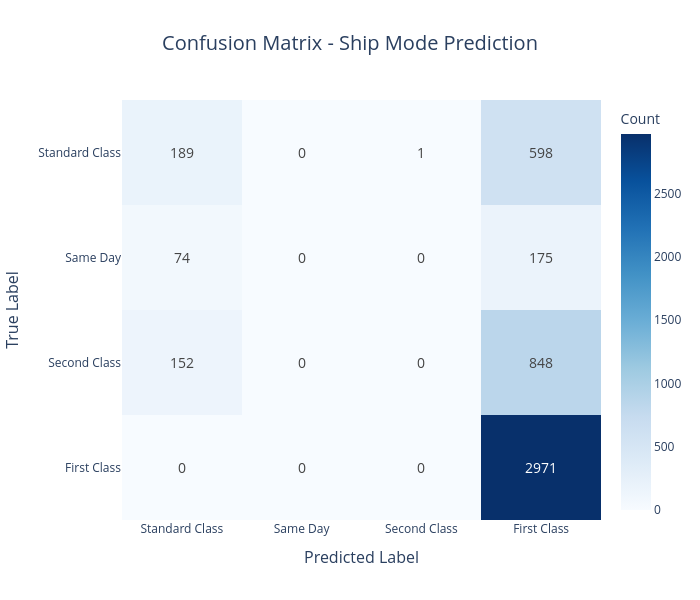

Write notebook code for a chart like this one.
### Code cell
class_names = [
        "Standard Class",
        "Same Day",
        "Second Class",
        "First Class"
]

y_true, y_pred = models[model_names[0]]['model'].predict(classification_test_df)
confusion_matrix_chart(y_true, y_pred, class_names)

### Figure 1 — Plotly figure (JSON) as saved in the notebook; plotly's stock layout.template omitted (floating-point values rounded to 4 significant figures)
{"data": [{"colorbar": {"title": {"text": "Count"}}, "colorscale": [[0, "rgb(247,251,255)"], [0.125, "rgb(222,235,247)"], [0.25, "rgb(198,219,239)"], [0.375, "rgb(158,202,225)"], [0.5, "rgb(107,174,214)"], [0.625, "rgb(66,146,198)"], [0.75, "rgb(33,113,181)"], [0.875, "rgb(8,81,156)"], [1, "rgb(8,48,107)"]], "showscale": true, "text": [[189, 0, 1, 598], [74, 0, 0, 175], [152, 0, 0, 848], [0, 0, 0, 2971]], "textfont": {"size": 14}, "texttemplate": "%{text}", "type": "heatmap", "x": ["Standard Class", "Same Day", "Second Class", "First Class"], "y": ["Standard Class", "Same Day", "Second Class", "First Class"], "z": [[189, 0, 1, 598], [74, 0, 0, 175], [152, 0, 0, 848], [0, 0, 0, 2971]]}], "layout": {"height": 600, "title": {"font": {"size": 20}, "text": "Confusion Matrix - Ship Mode Prediction", "x": 0.5}, "width": 700, "xaxis": {"title": {"font": {"size": 16}, "text": "Predicted Label"}}, "yaxis": {"autorange": "reversed", "title": {"font": {"size": 16}, "text": "True Label"}}}}
